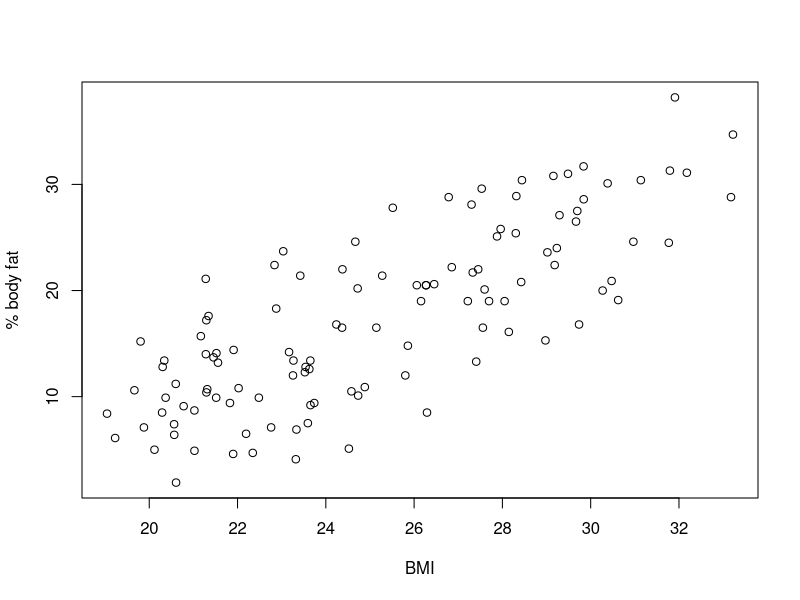
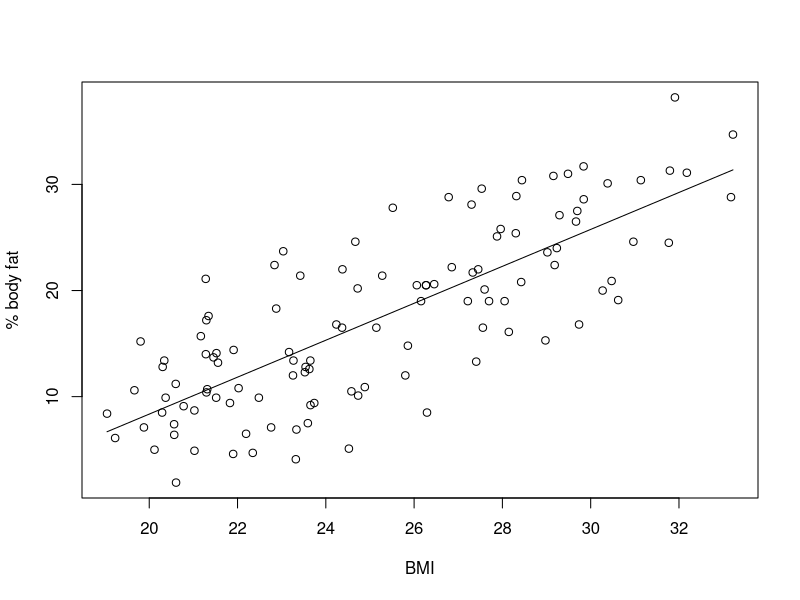

R code for these plots, in order: (Note: this script raises an error after producing the figures.)
#question 1
data1 <- read.csv("courseworkData1.csv")
data1 <- transform(data1, bmi=weight/height^2, whr=waist/hip)

#scatterplot and linear regression (BMI centred around 22)
plot(bodyfat ~ bmi, data=data1, xlab="BMI", ylab="% body fat")
lm1 <- lm(bodyfat ~ I(bmi - 22), data=data1) 
coef1 <- coefficients(lm1)
coef1
predict(lm1, newdata=list(bmi=82/1.78^2))

plot(bodyfat ~ bmi, data=data1, xlab="BMI", ylab="% body fat")
bmi.range <- seq(from=min(data1$bmi), to=max(data1$bmi), length=101)
lines(bmi.range, predict(lm1, newdata=list(bmi=bmi.range)))
#abline(coef(lm1))

#plot by age groups, with a fitted line for each age group
plot(bodyfat ~ bmi, xlab="BMI", ylab="% body fat", data=data1, pch=as.numeric(agegrp), col=agegrp)
legend("topleft", title="Age group", legend = levels(data1$agegrp),pch=1:3, col=1:3)
lm2 <- lm(bodyfat ~ 0 + agegrp + bmi, data=data1) 
age.levels <- levels(data1$agegrp)
for (i in 1:3) {
    lines(bmi.range,predict(lm2, newdata=data.frame(bmi=bmi.range,agegrp=age.levels[i])),col=i,lty=i)
}

#calculate the unbiased estimate of the residual variance
r <- residuals(lm2)
N <- nrow(data1)
p <- length(coefficients(lm2)) 
s2 <- sum(r^2)/(N-p)
s2
#s <- sigma(lm2)
#s2 <- s^2
#s2

#compare with alternative models (residual error and R-square)
lm3 <- lm(bodyfat ~ 0 + agegrp + whr, data=data1)
sigma(lm2)
sigma(lm3)
summary(lm2)$r.squared
summary(lm3)$r.squared



#question2
data2 <- read.csv("courseworkData2.csv")

lm.out1a <- lm(y1 ~ x1, data=data2)
plot(y1 ~ x1, data=data2)
abline(lm.out1a)

#check residual plot (if residuals are correlated)
plot(fitted(lm.out1a), residuals(lm.out1a))

#transform data to correct for correlated residuals
plot(y1 ~ sqrt(x1), data=data2)
lm.out1b <- lm(y1 ~ I(sqrt(x1)), data=data2) 
plot(fitted(lm.out1b), residuals(lm.out1b))

lm.out2a <- lm(y2 ~ x2, data=data2) 
coef2a <- coef(lm.out2a)
coef2a

plot(fitted(lm.out2a), residuals(lm.out2a))

plot(y2 ~ x2, data=data2)

#instead fit a quadratic model and check residual plot again
lm.out2b <- lm(y2 ~ x2 + I(x2^2), data=data2)
plot(fitted(lm.out2b), residuals(lm.out2b))

#try a log transformation of y2
lm.out2c <- lm(log(y2) ~ x2 + I(x2^2), data=data2)
plot(fitted(lm.out2c), residuals(lm.out2c))


